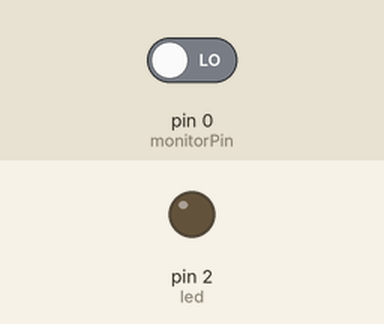
Bench run of a sketch on a simulated Arduino Uno, built with avr-gcc and run on an emulated ATmega328P. On the bench: output pins drawn as LEDs (lit = HIGH). The test bench sets the inputs (shaded band); at power-on: pin 0 (monitorPin) LOW.

Above: at 10.0 s.
Timing chart, 0 to 26.0 s (numbered marks = the images above):
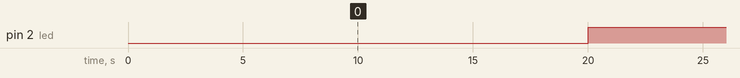

The sketch:

CompassProject.ino
```cpp
/*------------------------------------------------------------------------------

  LIDARLite Arduino Library
  GetDistancePwm

  This example shows how to read distance from a LIDAR-Lite connected over the
  PWM interface.

  Connections:
  LIDAR-Lite 5 Vdc (red) to Arduino 5v
  LIDAR-Lite Ground (black) to Arduino GND
  LIDAR-Lite Mode control (yellow) to Arduino digital input (pin 3)
  LIDAR-Lite Mode control (yellow) to 1 kOhm resistor lead 1
  1 kOhm resistor lead 2 to Arduino digital output (pin 2)

  (Capacitor recommended to mitigate inrush current when device is enabled)
  680uF capacitor (+) to Arduino 5v
  680uF capacitor (-) to Arduino GND

  See the Operation Manual for wiring diagrams and more information:
  http://static.garmin.com/pumac/LIDAR_Lite_v3_Operation_Manual_and_Technical_Specifications.pdf

  ------------------------------------------------------------------------------*/

unsigned long pulseWidth;
double count = 0;
boolean light = false;

int led = 2;
int trigger = 1;
int monitorPin = 0;

void setup()
{
  //Serial.begin(115200); // Start serial communications

  pinMode(trigger, OUTPUT); // Set pin 2 as trigger pin
  digitalWrite(trigger, LOW); // Set trigger LOW for continuous read

  pinMode(monitorPin, INPUT); // Set pin 3 as monitor pin

  pinMode(led,OUTPUT);

}

void loop()
{

  count += 1;
  pulseWidth = pulseIn(monitorPin, HIGH); // Count how long the pulse is high in microseconds

  // If we get a reading that isn't zero, let's print it
    if(pulseWidth > 1) pulseWidth = pulseWidth / 100; // 10usec = 1 cm of distance
    //Serial.println(pulseWidth); // Print the distance
    //pulseWidth += 400;

    pulseWidth += 10;
    if (pulseWidth < 60) pulseWidth = 10;

    if(count >= pulseWidth){
     count = 0;
     if(light){
        digitalWrite(led,HIGH);
     }else digitalWrite(led,LOW);
     light = !light;

  }


}
```

Measured:
- by itself, pin 2 (led): alternates HIGH for 10.0 s and LOW for 10.0 s
